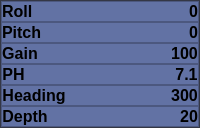
                  <widget class="QFrame" name="sensorReadingFrame">
                   <property name="maximumSize">
                    <size>
                     <width>16777215</width>
                     <height>16777215</height>
                    </size>
                   </property>
                   <property name="styleSheet">
                    <string notr="true">QFrame{
	background-color: #44475A;
}</string>
                   </property>
                   <property name="frameShape">
                    <enum>QFrame::Shape::StyledPanel</enum>
                   </property>
                   <property name="frameShadow">
                    <enum>QFrame::Shadow::Raised</enum>
                   </property>
                   <layout class="QVBoxLayout" name="verticalLayout_9">
                    <property name="spacing">
                     <number>0</number>
                    </property>
                    <property name="leftMargin">
                     <number>0</number>
                    </property>
                    <property name="topMargin">
                     <number>0</number>
                    </property>
                    <property name="rightMargin">
                     <number>0</number>
                    </property>
                    <property name="bottomMargin">
                     <number>0</number>
                    </property>
                    <item>
                     <widget class="QFrame" name="rollFrame">
                      <property name="styleSheet">
                       <string notr="true">QFrame{
	background-color: #6272A4;
}</string>
                      </property>
                      <property name="frameShape">
                       <enum>QFrame::Shape::StyledPanel</enum>
                      </property>
                      <property name="frameShadow">
                       <enum>QFrame::Shadow::Raised</enum>
                      </property>
                      <layout class="QHBoxLayout" name="horizontalLayout_88">
                       <property name="spacing">
                        <number>0</number>
                       </property>
                       <property name="leftMargin">
                        <number>0</number>
                       </property>
                       <property name="topMargin">
                        <number>0</number>
                       </property>
                       <property name="rightMargin">
                        <number>0</number>
                       </property>
                       <property name="bottomMargin">
                        <number>0</number>
                       </property>
                       <item>
                        <widget class="QLabel" name="rollLabel">
                         <property name="font">
                          <font>
                           <pointsize>12</pointsize>
                           <bold>true</bold>
                          </font>
                         </property>
                         <property name="text">
                          <string>Roll</string>
                         </property>
                         <property name="alignment">
                          <set>Qt::AlignmentFlag::AlignLeading|Qt::AlignmentFlag::AlignLeft|Qt::AlignmentFlag::AlignVCenter</set>
                         </property>
                        </widget>
                       </item>
                       <item>
                        <widget class="QLabel" name="rollReadingLabel">
                         <property name="font">
                          <font>
                           <pointsize>12</pointsize>
                           <bold>true</bold>
                          </font>
                         </property>
                         <property name="text">
                          <string>0</string>
                         </property>
                         <property name="alignment">
                          <set>Qt::AlignmentFlag::AlignRight|Qt::AlignmentFlag::AlignTrailing|Qt::AlignmentFlag::AlignVCenter</set>
                         </property>
                        </widget>
                       </item>
                      </layout>
                     </widget>
                    </item>
                    <item>
                     <widget class="QFrame" name="pitchFrame">
                      <property name="maximumSize">
                       <size>
                        <width>16777215</width>
                        <height>30</height>
                       </size>
                      </property>
                      <property name="font">
                       <font>
                        <bold>false</bold>
                       </font>
                      </property>
                      <property name="styleSheet">
                       <string notr="true">QFrame{
	background-color: #6272A4;
}</string>
                      </property>
                      <property name="frameShape">
                       <enum>QFrame::Shape::StyledPanel</enum>
                      </property>
                      <property name="frameShadow">
                       <enum>QFrame::Shadow::Raised</enum>
                      </property>
                      <layout class="QHBoxLayout" name="horizontalLayout_81">
                       <property name="spacing">
                        <number>0</number>
                       </property>
                       <property name="leftMargin">
                        <number>0</number>
                       </property>
                       <property name="topMargin">
                        <number>0</number>
                       </property>
                       <property name="rightMargin">
                        <number>0</number>
                       </property>
                       <property name="bottomMargin">
                        <number>0</number>
                       </property>
                       <item>
                        <widget class="QLabel" name="pitchLabel">
                         <property name="font">
                          <font>
                           <pointsize>12</pointsize>
                           <bold>true</bold>
                          </font>
                         </property>
                         <property name="text">
                          <string>Pitch</string>
                         </property>
                         <property name="alignment">
                          <set>Qt::AlignmentFlag::AlignLeading|Qt::AlignmentFlag::AlignLeft|Qt::AlignmentFlag::AlignVCenter</set>
                         </property>
                        </widget>
                       </item>
                       <item>
                        <widget class="QLabel" name="pitchReadingLabel">
                         <property name="font">
                          <font>
                           <pointsize>12</pointsize>
                           <bold>true</bold>
                          </font>
                         </property>
                         <property name="text">
                          <string>0</string>
                         </property>
                         <property name="alignment">
                          <set>Qt::AlignmentFlag::AlignRight|Qt::AlignmentFlag::AlignTrailing|Qt::AlignmentFlag::AlignVCenter</set>
                         </property>
                        </widget>
                       </item>
                      </layout>
                     </widget>
                    </item>
                    <item>
                     <widget class="QFrame" name="gainFrame">
                      <property name="maximumSize">
                       <size>
                        <width>16777215</width>
                        <height>30</height>
                       </size>
                      </property>
                      <property name="styleSheet">
                       <string notr="true">QFrame{
	background-color: #6272A4;
}</string>
                      </property>
                      <property name="frameShape">
                       <enum>QFrame::Shape::StyledPanel</enum>
                      </property>
                      <property name="frameShadow">
                       <enum>QFrame::Shadow::Raised</enum>
                      </property>
                      <layout class="QHBoxLayout" name="horizontalLayout_53">
                       <property name="spacing">
                        <number>0</number>
                       </property>
                       <property name="leftMargin">
                        <number>0</number>
                       </property>
                       <property name="topMargin">
                        <number>0</number>
                       </property>
                       <property name="rightMargin">
                        <number>0</number>
                       </property>
                       <property name="bottomMargin">
                        <number>0</number>
                       </property>
                       <item alignment="Qt::AlignmentFlag::AlignLeft">
                        <widget class="QLabel" name="gainLabel">
                         <property name="font">
                          <font>
                           <pointsize>12</pointsize>
                           <bold>true</bold>
                          </font>
                         </property>
                         <property name="text">
                          <string>Gain</string>
                         </property>
                         <property name="alignment">
                          <set>Qt::AlignmentFlag::AlignCenter</set>
                         </property>
                        </widget>
                       </item>
                       <item alignment="Qt::AlignmentFlag::AlignRight">
                        <widget class="QLabel" name="gainReadingLabel">
                         <property name="font">
                          <font>
                           <pointsize>12</pointsize>
                           <bold>true</bold>
                          </font>
                         </property>
                         <property name="text">
                          <string>100</string>
                         </property>
                         <property name="alignment">
                          <set>Qt::AlignmentFlag::AlignCenter</set>
                         </property>
                        </widget>
                       </item>
                      </layout>
                     </widget>
                    </item>
                    <item>
                     <widget class="QFrame" name="phSensorFrame">
                      <property name="maximumSize">
                       <size>
                        <width>16777215</width>
                        <height>30</height>
                       </size>
                      </property>
                      <property name="styleSheet">
                       <string notr="true">QFrame{
	background-color: #6272A4;
}</string>
                      </property>
                      <property name="frameShape">
                       <enum>QFrame::Shape::StyledPanel</enum>
                      </property>
                      <property name="frameShadow">
                       <enum>QFrame::Shadow::Raised</enum>
                      </property>
                      <layout class="QHBoxLayout" name="horizontalLayout_50">
                       <property name="spacing">
                        <number>0</number>
                       </property>
                       <property name="leftMargin">
                        <number>0</number>
                       </property>
                       <property name="topMargin">
                        <number>0</number>
                       </property>
                       <property name="rightMargin">
                        <number>0</number>
                       </property>
                       <property name="bottomMargin">
                        <number>0</number>
                       </property>
                       <item alignment="Qt::AlignmentFlag::AlignLeft">
                        <widget class="QLabel" name="phLael">
                         <property name="font">
                          <font>
                           <pointsize>12</pointsize>
                           <bold>true</bold>
                          </font>
                         </property>
                         <property name="text">
                          <string>PH</string>
                         </property>
                         <property name="alignment">
                          <set>Qt::AlignmentFlag::AlignCenter</set>
                         </property>
                        </widget>
                       </item>
                       <item alignment="Qt::AlignmentFlag::AlignRight">
                        <widget class="QLabel" name="phSensorReadingLabel">
                         <property name="font">
                          <font>
                           <pointsize>12</pointsize>
                           <bold>true</bold>
                          </font>
                         </property>
                         <property name="text">
                          <string>7.1</string>
                         </property>
                         <property name="alignment">
                          <set>Qt::AlignmentFlag::AlignCenter</set>
                         </property>
                        </widget>
                       </item>
                      </layout>
                     </widget>
                    </item>
                    <item>
                     <widget class="QFrame" name="headingFrame">
                      <property name="maximumSize">
                       <size>
                        <width>16777215</width>
                        <height>30</height>
                       </size>
                      </property>
                      <property name="styleSheet">
                       <string notr="true">QFrame{
	background-color: #6272A4;
}</string>
                      </property>
                      <property name="frameShape">
                       <enum>QFrame::Shape::StyledPanel</enum>
                      </property>
                      <property name="frameShadow">
                       <enum>QFrame::Shadow::Raised</enum>
                      </property>
                      <layout class="QHBoxLayout" name="horizontalLayout_52">
                       <property name="spacing">
                        <number>0</number>
                       </property>
                       <property name="leftMargin">
                        <number>0</number>
                       </property>
                       <property name="topMargin">
                        <number>0</number>
                       </property>
                       <property name="rightMargin">
                        <number>0</number>
                       </property>
                       <property name="bottomMargin">
                        <number>0</number>
                       </property>
                       <item alignment="Qt::AlignmentFlag::AlignLeft">
                        <widget class="QLabel" name="headingLabel">
                         <property name="font">
                          <font>
                           <pointsize>12</pointsize>
                           <bold>true</bold>
                          </font>
                         </property>
                         <property name="text">
                          <string>Heading</string>
                         </property>
                         <property name="alignment">
                          <set>Qt::AlignmentFlag::AlignCenter</set>
                         </property>
                        </widget>
                       </item>
                       <item alignment="Qt::AlignmentFlag::AlignRight">
                        <widget class="QLabel" name="headingReadingLabel">
                         <property name="font">
                          <font>
                           <pointsize>12</pointsize>
                           <bold>true</bold>
                          </font>
                         </property>
                         <property name="text">
                          <string>300</string>
                         </property>
                         <property name="alignment">
                          <set>Qt::AlignmentFlag::AlignCenter</set>
                         </property>
                        </widget>
                       </item>
                      </layout>
                     </widget>
                    </item>
                    <item>
                     <widget class="QFrame" name="depthFrame">
                      <property name="maximumSize">
                       <size>
                        <width>16777215</width>
                        <height>30</height>
                       </size>
                      </property>
                      <property name="styleSheet">
                       <string notr="true">QFrame{
	background-color: #6272A4;
}</string>
                      </property>
                      <property name="frameShape">
                       <enum>QFrame::Shape::StyledPanel</enum>
                      </property>
                      <property name="frameShadow">
                       <enum>QFrame::Shadow::Raised</enum>
                      </property>
                      <layout class="QHBoxLayout" name="horizontalLayout_51">
                       <property name="spacing">
                        <number>0</number>
                       </property>
                       <property name="leftMargin">
                        <number>0</number>
                       </property>
                       <property name="topMargin">
                        <number>0</number>
                       </property>
                       <property name="rightMargin">
                        <number>0</number>
                       </property>
                       <property name="bottomMargin">
                        <number>0</number>
                       </property>
                       <item alignment="Qt::AlignmentFlag::AlignLeft">
                        <widget class="QLabel" name="depthLabel">
                         <property name="font">
                          <font>
                           <pointsize>12</pointsize>
                           <bold>true</bold>
                          </font>
                         </property>
                         <property name="text">
                          <string>Depth</string>
                         </property>
                         <property name="alignment">
                          <set>Qt::AlignmentFlag::AlignCenter</set>
                         </property>
                        </widget>
                       </item>
                       <item alignment="Qt::AlignmentFlag::AlignRight">
                        <widget class="QLabel" name="depthReadingLabel">
                         <property name="font">
                          <font>
                           <pointsize>12</pointsize>
                           <bold>true</bold>
                          </font>
                         </property>
                         <property name="text">
                          <string>20</string>
                         </property>
                         <property name="alignment">
                          <set>Qt::AlignmentFlag::AlignCenter</set>
                         </property>
                        </widget>
                       </item>
                      </layout>
                     </widget>
                    </item>
                   </layout>
                  </widget>
